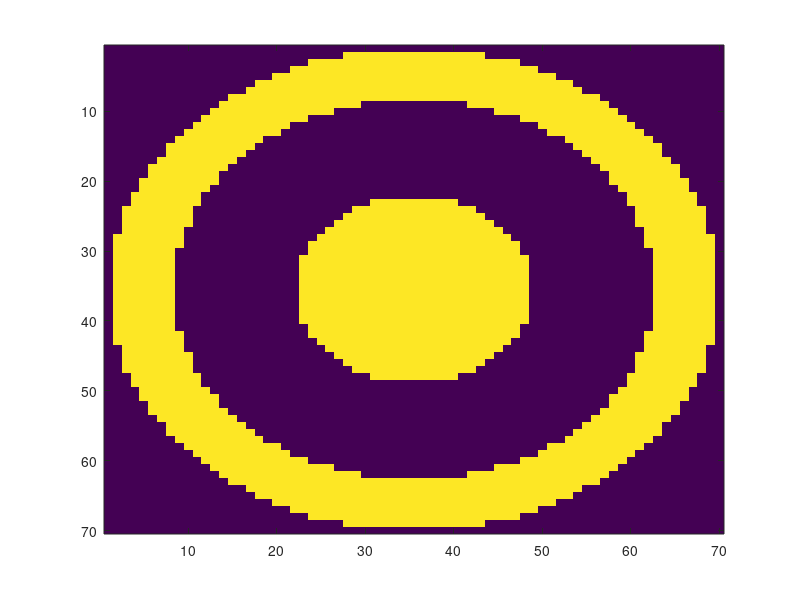

Here is the MATLAB script that generated this plot: (Note: this script raises an error after producing the figure.)
%% Input data
p0 = [0, 0, 1];
l = 700;                                                   
n1 = 1.493;
n2 = 1;
iter = 500;                                                 
ismin = false;                                              
alpha = (1000E-2)/1.55;
flux = 1;

size_aper = 5;
size_disp = 800;
n_aper = 700;
n_disp = 70;

x = -size_aper/2: size_aper/(n_aper-1) :size_aper/2;
y = -size_aper/2: size_aper/(n_aper-1) :size_aper/2;      
[X, Y] = meshgrid(x, y);
inc_beams = length(x)*length(y);                     
aperture = [X(:), Y(:)];

u_square = -size_disp/2: size_disp/(n_disp-1) :size_disp/2;       
v_square = -size_disp/2: size_disp/(n_disp-1) :size_disp/2;
[U, V] = meshgrid(u_square, v_square);
area = U.^2 + V.^2;
length(u_square)
r_inner = (size_disp/2 - length(u_square) * 3.5)
r_outer = (length(u_square) * 4.5)
circle_mask = ( (area <= (size_disp/2)^2) ) & ~( (r_inner^2 <= area) & (area <= r_outer^2) );
imagesc(circle_mask)
u = U(circle_mask);
v = V(circle_mask);
refr_beams = length(v);                         
display = [u(:), v(:)];

energy_inc = (1/inc_beams) * (flux) * ones(1, inc_beams);                          
energy_req = (1/refr_beams) * (flux) * ones(1, refr_beams);

%alpha_max = ((u(length(u)) - u(1))/length(u)) / (max(energy_req)*length(x));
p1 = [display(:, 1), display(:, 2), repmat(l, refr_beams, 1)];
p_0 = repmat(p0, refr_beams, 1);
normals = get_normal(n1, n2, p_0, p1);
h_0 = 8 + (11 - 8)*rand(1, refr_beams);
error = zeros(1, iter);

total_reflection(n1, p_0, normals);
%% Fresnel
[energy_inc, energy_req] = fresnel(flux, energy_req, inc_beams, refr_beams, n1, n2, p_0, p1, normals);
params = struct('aperture', aperture, 'normals', normals, 'matr_inc', energy_inc, 'matr_req', energy_req, 'ismin', ismin);
%% Calculation
[h_0, alpha, ~] = update(params, h_0, alpha, iter, error, u_square, circle_mask);
%% Export to Rhino
%export_surf2rhino(n, m, params, h_0, size_aper)
%% Visualising
%visual(params, h_0, alpha);
%% Functions
% Create orth from a vector
function [orth] = get_orth (matrix)
orth = zeros(size(matrix, 1), size(matrix, 2));
    for e = 1 : size(matrix, 1)
        len = sqrt(dot(matrix(e, :), matrix(e, :)));
        orth(e, :) = matrix(e, :)/len;
    end
end

% Create Normal - orth(from 1 to 2 env) with n1, n2, incident_vec, refracted_vec
function [Normal] = get_normal (n1, n2, inc_vec, ref_vec)
    inc = get_orth(inc_vec);    refr = get_orth(ref_vec);
    Normal = ( (n1.*inc - n2.*refr) ./ sqrt(dot(n1.*inc - n2.*refr, n1.*inc - n2.*refr, 2)) ); %dim = 2, in rows
end

% Angle by row
function [alpha] = angle(mat1, mat2)
    m1 = get_orth(mat1);    m2 = get_orth(mat2);
    alpha = zeros(size(mat1, 1),1);
    for e = 1 : size(mat1, 1)
        alpha(e, :) = acosd(dot(m1(e, :), m2(e, :), 2));
    end
end

% Distance to plane
% (x, y) - start coord of inc_beam
function [z] = distance_z(x, y, Normal, h0)
    Normal_orth = get_orth(Normal);
    z = (Normal_orth(1, 3)*h0 - Normal_orth(1, 1)*x - Normal_orth(1, 2)*y)/Normal_orth(1, 3);
end

% Plane visualising
function [i] = visual_plane(Normal, h0)
    x = 0:1:5;
    y = 0:1:5;
    z = ( - Normal(1, 1) * x - Normal(1, 2) * y + Normal(1, 3) * h0 ) / Normal(1, 3);
    i = plot(x, z);  
end
